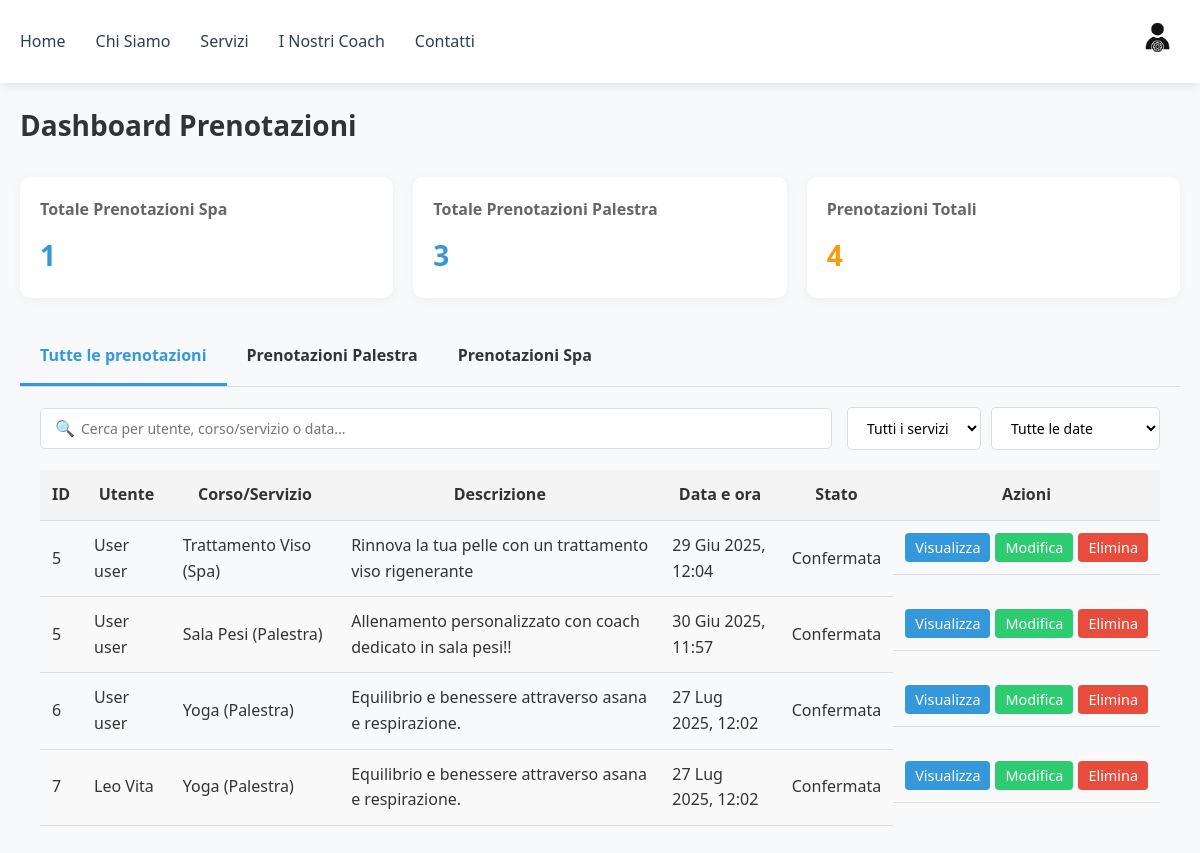
Before: /gest-prenotazioni/ (signed in) with the older database file.
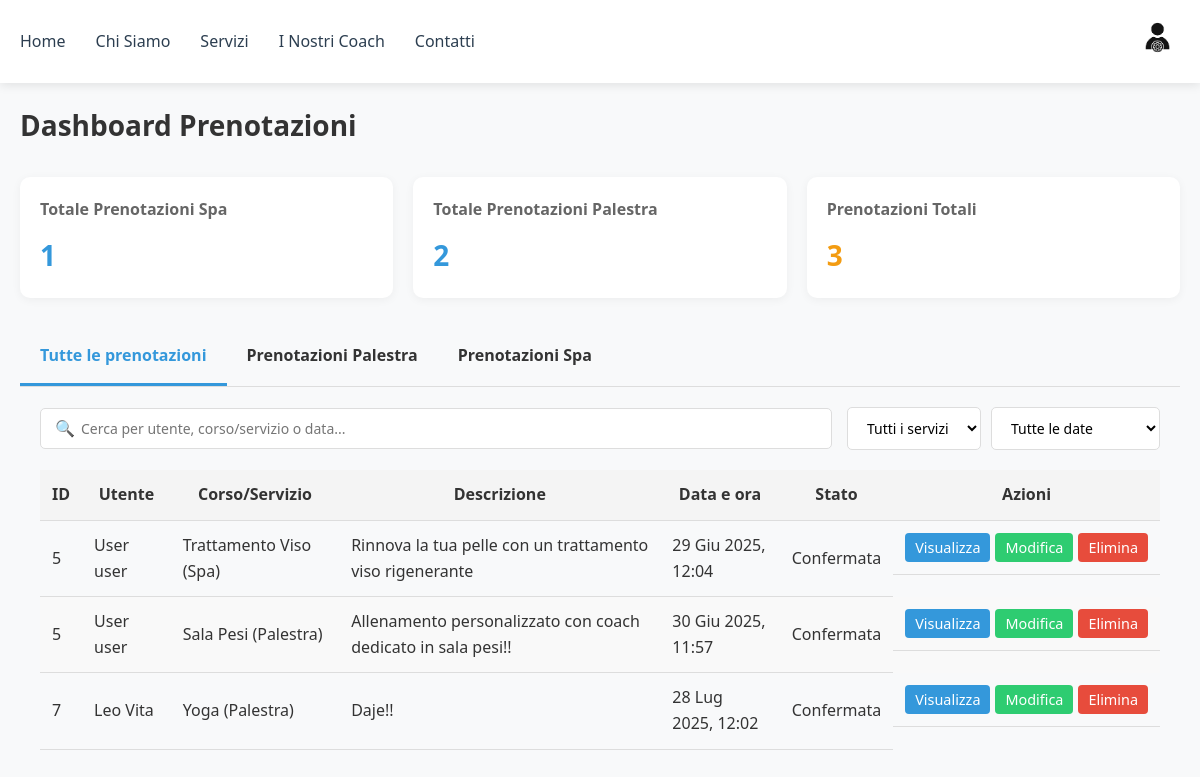
After: the same page with the newer database file.
### users/models.py (models this page shows, shortened)
class User(AbstractBaseUser, PermissionsMixin):
    full_name = models.CharField(max_length=255, default="Nome Cognome")
    email = models.EmailField(unique=True)
    phone = models.CharField(max_length=20, blank=True)
    profile_picture = models.ImageField(
        upload_to="profile_pics/",
        default="profile_pics/def_pfp.png",
        null=True,
        blank=True
    )
    is_active = models.BooleanField(default=True)
    is_staff = models.BooleanField(default=False)
    is_superuser = models.BooleanField(default=False)
    objects = UserManager()
    USERNAME_FIELD = 'email'

### palestra/models.py (models this page shows, shortened)
class GymClass(models.Model):
    name = models.CharField(max_length=100, default="Marco Ros")
    description = models.TextField()
    scheduled = models.DateTimeField(default=timezone.now)
    duration = models.IntegerField(default=45)
    instructor = models.ForeignKey(User, on_delete=models.SET_NULL, null=True, related_name='instructor_classes')
    max_partecipants = models.IntegerField()
    imgs = models.ImageField(upload_to='palestra/', blank=True, null=True, help_text="Carica un'immagine del corso")

class GymBooking(models.Model):
    user = models.ForeignKey(User, on_delete=models.CASCADE)
    class_id = models.ForeignKey(GymClass, on_delete=models.CASCADE)
    description = models.TextField(blank=True)
    date = models.DateTimeField(default=timezone.now)

### users/views/admin.py (the view)
# urls.py: path('gest-prenotazioni/', gest_prenotazioni, name='gest-prenotazioni'),
@login_required
@user_passes_test(lambda u: u.is_staff)
def gest_prenotazioni(request):
    gym_bookings = GymBooking.objects.select_related('user', 'class_id').all()
    spa_bookings = SpaBooking.objects.select_related('user', 'service_id').all()
    gym_count = gym_bookings.count()
    spa_count = spa_bookings.count()
    all_bookings = []
    for booking in gym_bookings:
        all_bookings.append({
            'id': booking.id,
            'user': f"{booking.user.full_name}",
            'service': f"{booking.class_id.name} (Palestra)",
            'description': booking.description or booking.class_id.description,
            'date': booking.class_id.scheduled,
            'status': 'confirmed',
            'type': 'gym'
        })
    for booking in spa_bookings:
        all_bookings.append({
            'id': booking.id,
            'user': f"{booking.user.full_name}",
            'service': f"{booking.service_id.name} (Spa)",
            'description': booking.description or booking.service_id.description,
            'date': booking.service_id.scheduled,
            'status': 'confirmed',
            'type': 'spa'
        })
    all_bookings.sort(key=lambda x: x['date'])
    gym_bookings_data = []
    for booking in gym_bookings:
        gym_bookings_data.append({
            'id': booking.id,
            'user': f"{booking.user.full_name}",
            'course': booking.class_id.name,
            'description': booking.description or booking.class_id.description,
            'date': booking.class_id.scheduled,
            'status': 'confirmed',
        })
    spa_bookings_data = []
    for booking in spa_bookings:
        spa_bookings_data.append({
            'id': booking.id,
            'user': f"{booking.user.full_name}",
            'treatment': booking.service_id.name,
            'description': booking.description or booking.service_id.description,
            'date': booking.service_id.scheduled,
            'status': 'confirmed',
        })
    ctx = {
        'total_gym_bookings': gym_count,
        'total_spa_bookings': spa_count,
        'all_bookings': all_bookings,
        'gym_bookings': gym_bookings_data,
        'spa_bookings': spa_bookings_data,
        'timestamp': datetime.now().timestamp(),
    }
    return render(request, 'users/gest_prenotazioni.html', ctx)

### users/templates/users/gest_prenotazioni.html (shortened to what the changed rows need)
{% extends 'users/navbar_template.html' %}
{% load static %}
{% block content %}
<!DOCTYPE html>
<html lang="it">
<head>
    <link rel="stylesheet" href="{% static 'users/css/gest_pren.css' %}">
</head>
<body>
    <main class="container">
        <div class="dashboard-header">
            <h1>Dashboard Prenotazioni</h1>
        </div>
        <div class="stat-cards">
            <div class="stat-card primary">
                <h3>Totale Prenotazioni Palestra</h3>
                <p>{{ total_gym_bookings }}</p>
            </div>
            <div class="stat-card warning">
                <h3>Prenotazioni Totali</h3>
                <p>{{ total_gym_bookings|add:total_spa_bookings }}</p>
            </div>
        </div>
        <div class="tab-content-container">
            <div id="all" class="tab-content active">
                <div class="table-container">
                    <table>
                        <thead>
                            <tr>
                                <th>ID</th>
                                <th>Utente</th>
                                <th>Corso/Servizio</th>
                                <th>Descrizione</th>
                                <th>Data e ora</th>
                                <th>Stato</th>
                                <th>Azioni</th>
                            </tr>
                        </thead>
                        <tbody>
                            {% for booking in all_bookings %}
                            <tr class="booking-row" data-booking-id="{{ booking.id }}">
                                <td>{{ booking.id }}</td>
                                <td>{{ booking.user }}</td>
                                <td>{{ booking.service }}</td>
                                <td>{{ booking.description }}</td>
                                <td>{{ booking.date|date:"d M Y, H:i" }}</td>
                                <td><span class="status {{ booking.status }}">
                                    {% if booking.status == 'confirmed' %}
                                        Confermata
                                    {% elif booking.status == 'pending' %}
                                        In attesa
                                    {% elif booking.status == 'cancelled' %}
                                        Cancellata
                                    {% endif %}
                                </span></td>
                                <td class="actions">
                                    <button class="btn btn-view" data-id="{{ booking.id }}" data-type="{{ booking.type }}">Visualizza</button>
                                    <button class="btn btn-edit" data-id="{{ booking.id }}" data-type="{{ booking.type }}">Modifica</button>
                                    <button class="btn btn-delete" data-id="{{ booking.id }}" data-type="{{ booking.type }}">Elimina</button>
                                </td>
                            </tr>
                            {% empty %}
                            <tr>
                                <td colspan="7" class="no-data">Nessuna prenotazione disponibile</td>
                            </tr>
                            {% endfor %}
                        </tbody>
                    </table>
                </div>
            </div>
        </div>
    </main>
{% endblock %}

Changed rows visible on the page:
now on this page (row edited): GymBooking: description "Daje!!"
Other visible differences:
{{ total_gym_bookings }}: "3" → "2"
{{ total_gym_bookings|add:total_spa_bookings }}: "4" → "3"
new list line: "7 Yoga (Palestra) Confermata Visualizza Modifica Elimina"
new list line: "Leo Vita"
new list line: "28 Lug 2025, 12:02"
list line gone: "6 Yoga (Palestra) Confermata Visualizza Modifica Elimina"
list line gone: "User user"
list line gone: "Equilibrio e benessere attraverso asana e respirazione. 27 Lug 2025, 12:02"
list line gone: "7 Yoga (Palestra) Confermata Visualizza Modifica Elimina"
list line gone: "Leo Vita"
